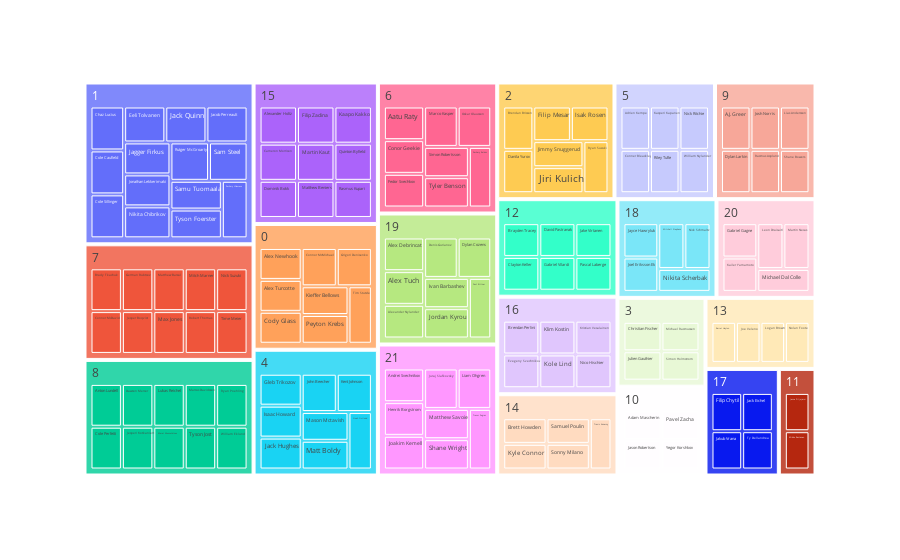

Source (notebook cell):
### Code cell
import plotly.express as px

print(X_train.columns)
print(X_train.head())

#visualize mappings via treemap
result_summary = pd.pivot_table(X_train, index=['label', 'player_name'],  aggfunc='count').reset_index().rename(columns={'draft_position':'count'})
result_treemap = result_summary
fig = px.treemap(result_treemap,path=['label', 'player_name'],values='count')
fig.show()

### Figure 1 — Plotly figure (JSON) as saved in the notebook; plotly's stock layout.template omitted (floating-point values rounded to 4 significant figures; data arrays with more than 128 entries replaced by an {"elided": "..."} marker saying what was removed)
{"data": [{"branchvalues": "total", "domain": {"x": [0, 1], "y": [0, 1]}, "hovertemplate": "labels=%{label}<br>count=%{value}<br>parent=%{parent}<br>id=%{id}<extra></extra>", "ids": {"elided": "169 str values"}, "labels": {"elided": "169 str values"}, "name": "", "parents": {"elided": "169 str values"}, "type": "treemap", "values": {"elided": "169 int values"}}], "layout": {"legend": {"tracegroupgap": 0}, "margin": {"t": 60}}}
